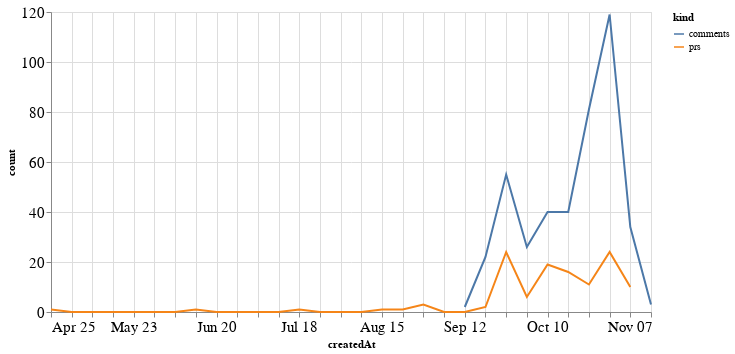

Here is the notebook cell this chart was saved with:
### Code cell
alt.Chart(total_time, width=600).mark_line().encode(
    x='createdAt',
    y='count',
    color='kind'
)

### Figure 1 — Vega-Lite specification as saved in the notebook (floating-point values rounded to 4 significant figures)
{"config": {"axisLeft": {"labelFontSize": 15}, "axisBottom": {"labelFontSize": 15}}, "data": {"name": "data-a74fe013c8dabaca7d310abc4f6bb781"}, "mark": "line", "encoding": {"color": {"type": "nominal", "field": "kind"}, "x": {"type": "temporal", "field": "createdAt"}, "y": {"type": "quantitative", "field": "count"}}, "width": 600, "$schema": "https://vega.github.io/schema/vega-lite/v4.8.1.json", "datasets": {"data-a74fe013c8dabaca7d310abc4f6bb781": [{"createdAt": "2021-04-25T00:00:00", "kind": "prs", "count": 1.0}, {"createdAt": "2021-05-02T00:00:00", "kind": "prs", "count": 0.0}, {"createdAt": "2021-05-09T00:00:00", "kind": "prs", "count": 0.0}, {"createdAt": "2021-05-16T00:00:00", "kind": "prs", "count": 0.0}, {"createdAt": "2021-05-23T00:00:00", "kind": "prs", "count": 0.0}, {"createdAt": "2021-05-30T00:00:00", "kind": "prs", "count": 0.0}, {"createdAt": "2021-06-06T00:00:00", "kind": "prs", "count": 0.0}, {"createdAt": "2021-06-13T00:00:00", "kind": "prs", "count": 1.0}, {"createdAt": "2021-06-20T00:00:00", "kind": "prs", "count": 0.0}, {"createdAt": "2021-06-27T00:00:00", "kind": "prs", "count": 0.0}, {"createdAt": "2021-07-04T00:00:00", "kind": "prs", "count": 0.0}, {"createdAt": "2021-07-11T00:00:00", "kind": "prs", "count": 0.0}, {"createdAt": "2021-07-18T00:00:00", "kind": "prs", "count": 1.0}, {"createdAt": "2021-07-25T00:00:00", "kind": "prs", "count": 0.0}, {"createdAt": "2021-08-01T00:00:00", "kind": "prs", "count": 0.0}, {"createdAt": "2021-08-08T00:00:00", "kind": "prs", "count": 0.0}, {"createdAt": "2021-08-15T00:00:00", "kind": "prs", "count": 1.0}, {"createdAt": "2021-08-22T00:00:00", "kind": "prs", "count": 1.0}, {"createdAt": "2021-08-29T00:00:00", "kind": "prs", "count": 3.0}, {"createdAt": "2021-09-05T00:00:00", "kind": "prs", "count": 0.0}, {"createdAt": "2021-09-12T00:00:00", "kind": "prs", "count": 0.0}, {"createdAt": "2021-09-19T00:00:00", "kind": "prs", "count": 2.0}, {"createdAt": "2021-09-26T00:00:00", "kind": "prs", "count": 24.0}, {"createdAt": "2021-10-03T00:00:00", "kind": "prs", "count": 6.0}, {"createdAt": "2021-10-10T00:00:00", "kind": "prs", "count": 19.0}, {"createdAt": "2021-10-17T00:00:00", "kind": "prs", "count": 16.0}, {"createdAt": "2021-10-24T00:00:00", "kind": "prs", "count": 11.0}, {"createdAt": "2021-10-31T00:00:00", "kind": "prs", "count": 24.0}, {"createdAt": "2021-11-07T00:00:00", "kind": "prs", "count": 10.0}, {"createdAt": "2021-11-14T00:00:00", "kind": "prs", "count": null}, {"createdAt": "2021-04-25T00:00:00", "kind": "comments", "count": null}, {"createdAt": "2021-05-02T00:00:00", "kind": "comments", "count": null}, {"createdAt": "2021-05-09T00:00:00", "kind": "comments", "count": null}, {"createdAt": "2021-05-16T00:00:00", "kind": "comments", "count": null}, {"createdAt": "2021-05-23T00:00:00", "kind": "comments", "count": null}, {"createdAt": "2021-05-30T00:00:00", "kind": "comments", "count": null}, {"createdAt": "2021-06-06T00:00:00", "kind": "comments", "count": null}, {"createdAt": "2021-06-13T00:00:00", "kind": "comments", "count": null}, {"createdAt": "2021-06-20T00:00:00", "kind": "comments", "count": null}, {"createdAt": "2021-06-27T00:00:00", "kind": "comments", "count": null}, {"createdAt": "2021-07-04T00:00:00", "kind": "comments", "count": null}, {"createdAt": "2021-07-11T00:00:00", "kind": "comments", "count": null}, {"createdAt": "2021-07-18T00:00:00", "kind": "comments", "count": null}, {"createdAt": "2021-07-25T00:00:00", "kind": "comments", "count": null}, {"createdAt": "2021-08-01T00:00:00", "kind": "comments", "count": null}, {"createdAt": "2021-08-08T00:00:00", "kind": "comments", "count": null}, {"createdAt": "2021-08-15T00:00:00", "kind": "comments", "count": null}, {"createdAt": "2021-08-22T00:00:00", "kind": "comments", "count": null}, {"createdAt": "2021-08-29T00:00:00", "kind": "comments", "count": null}, {"createdAt": "2021-09-05T00:00:00", "kind": "comments", "count": null}, {"createdAt": "2021-09-12T00:00:00", "kind": "comments", "count": 2.0}, {"createdAt": "2021-09-19T00:00:00", "kind": "comments", "count": 22.0}, {"createdAt": "2021-09-26T00:00:00", "kind": "comments", "count": 55.0}, {"createdAt": "2021-10-03T00:00:00", "kind": "comments", "count": 26.0}, {"createdAt": "2021-10-10T00:00:00", "kind": "comments", "count": 40.0}, {"createdAt": "2021-10-17T00:00:00", "kind": "comments", "count": 40.0}, {"createdAt": "2021-10-24T00:00:00", "kind": "comments", "count": 81.0}, {"createdAt": "2021-10-31T00:00:00", "kind": "comments", "count": 119.0}, {"createdAt": "2021-11-07T00:00:00", "kind": "comments", "count": 34.0}, {"createdAt": "2021-11-14T00:00:00", "kind": "comments", "count": 3.0}]}}
